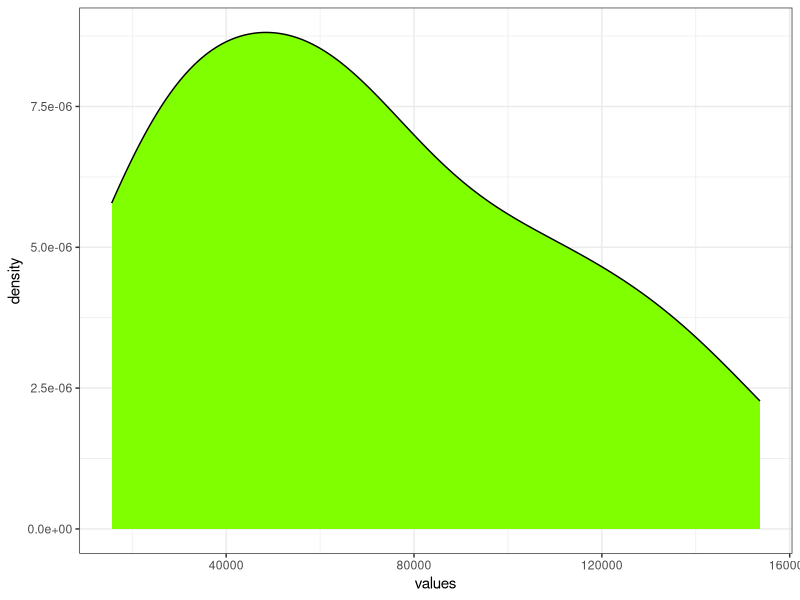
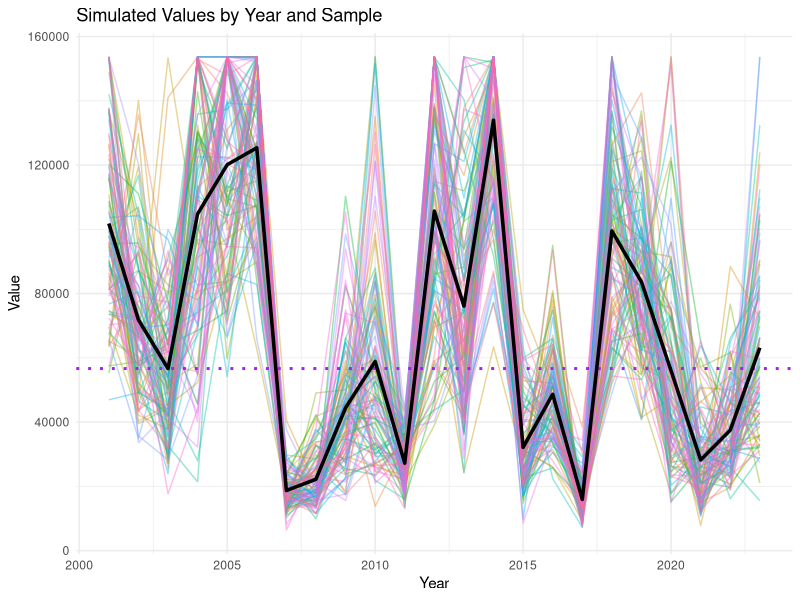
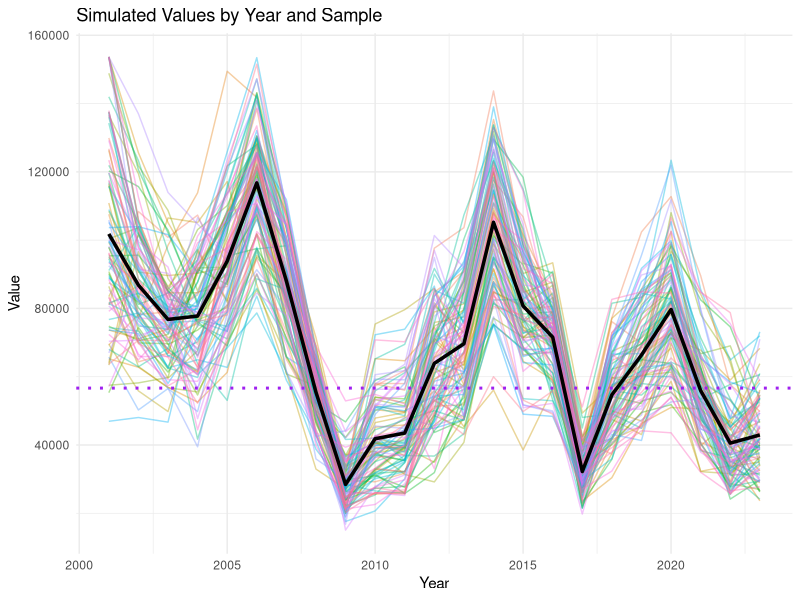

Reproduce these figures in R, in order.
#Based on recsim2_rlnorm
  #Simulating 100 random lognormal values separately for each year
    #e.g., instead of simulating 100 x 23 year time series, draw Y1 x 100 times 
  #Mean for each year based on actual annual DWG landings and simulated annual PSE (could be replaced with actual PSE values)

############################### Set a simulation with a mean at the ACL and pse of 50

#################################### ACL Single Year Average #####################################
library(tidyverse)
library(zoo)
library(slider)
library(dplyr)

## rec acl
rec_acl <- 56668


# Original data
values <- c(97567, 70855, 62834, 119194, 136541, 131796, 18672, 22069, 48081, 59094,
            26609, 110125, 75474, 153669, 32258, 49441, 15619, 101224, 88807, 57491,
            29663, 38848, 68438)

ggplot(data.frame(values), aes(values)) + geom_density(fill='chartreuse') + theme_bw()

# Proportional standard error - separate PSE value for each year
  #SD per year = annual landings * annual PSE

pse <- rnorm(23, 0.4, 0.1) #random here, but can be replaced with known PSE

mean_value <- values
n_repeats <- 100
sd_val <- pse * mean_value

###  Separate simulation of 100 values for each year ###

nyears <- 1:length(values)

annualsim <- lapply(nyears, function(x) {
  location <- log(mean_value[x]^2/sqrt(sd_val[x]^2 + mean_value[x]^2))
  shape <- sqrt(log(1+(sd_val[x]^2/mean_value[x]^2)))
  
  rlnorm(n_repeats, mean = location, sd = shape)
  
})

# simulated_df_acl <- map_dfc(1:23, ~ rlnorm(n_repeats, mean = location, sd = shape)) %>%
#   set_names(paste0("Sample", 1:23))

#Estimating mean/sd for rlnorm
# location <- log(mean_value^2/sqrt(sd_val^2 + mean_value^2))
# shape <- sqrt(log(1+(sd_val^2/mean_value^2)))

#Check simulated distribution
# lnorm_test <- rlnorm(100000, mean=location, sd=shape)
# hist(lnorm_test)
# ggplot(data.frame(lnorm_test), aes(lnorm_test)) + geom_density(fill='chartreuse') + theme_bw()
# mean(lnorm_test)
# sd(lnorm_test)

#Simulate 100 samples per value - lognormal distribution
#set.seed(456)
# simulated_df_acl <- map_dfc(1:n_repeats, ~ rlnorm(length(values), mean = location, sd = shape)) %>%
#   set_names(paste0("Sample", 1:n_repeats))


#Format to match JF simulated_df_acl output to run remaining script

simulated_df_acl <- as.data.frame(do.call(rbind, annualsim))

names(simulated_df_acl) <- paste0('Sample', 1:n_repeats)

# Pivot to long format
simulated_long_acl <- simulated_df_acl %>%
  mutate(ID = row_number()) %>%
  pivot_longer(
    cols = starts_with("Sample"),
    names_to = "Sample",
    values_to = "Value"
  ) %>%
  mutate(
    Sample = str_remove(Sample, "Sample"),
    Value = pmax(Value, 0)#,# recode negative values to 0
    # Value = pmax(Value, 120000) # recode value > 120k to 120k
  )

#Cap - set maximum value; replace simulated values over cap with cap
cap <- max(values)

#Check percent above cap before adjusting
length(simulated_long_acl$Value[simulated_long_acl$Value>cap])/length(simulated_long_acl$Value)

#Replace
simulated_long_acl$Value <- ifelse(simulated_long_acl$Value > cap, cap, simulated_long_acl$Value)


# Count per ID and convert to percentage
percent_above_acl <- simulated_long_acl %>%
  mutate(Value_over = if_else(Value > 56668, 1, 0))

### Percent of values > 56668
Percent_over_1_yr_acl <- sum(percent_above_acl$Value_over/nrow(simulated_long_acl))
Percent_over_1_yr_acl


percent_above_plot_data_acl <- percent_above_acl %>% 
  mutate(Year = ID + 2000)

df_summary_acl <- percent_above_plot_data_acl %>%
  group_by(Year) %>%
  summarise(mean_value = mean(Value, na.rm = TRUE))

p1_acl <- ggplot(percent_above_plot_data_acl , aes(x = Year, y = Value, group = Sample, color = as.factor(Sample))) +
  geom_line(alpha = 0.4) +  # faint lines for clarity
  theme_minimal() +
  labs(
    title = "Simulated Values by Year and Sample",
    x = "Year",
    y = "Value",
    color = "Sample"
  ) +
  theme(legend.position = "none") +
  geom_hline(yintercept = rec_acl, color = "purple", linetype = "dotted", size = 1)
p2_acl <- p1_acl +
  geom_line(
    data = df_summary_acl,
    aes(x = Year, y = mean_value),
    color = "black",
    size = 1.2,
    inherit.aes = FALSE
  )

p2_acl

#ggsave(file="1year_acl_pse_10.png")
#################################### ACL Single Year Average #####################################





#################################### Three year ACL Year Average #####################################


# Proportional standard error
# pse <- 0.3  # 50%
# mean_value <- rec_acl
# n_repeats <- 100
# sd_val <- pse * mean_value * sqrt(length(values))
# 
# #mean/sd for rlnorm
# location <- log(mean_value^2/sqrt(sd_val^2 + mean_value^2))
# shape <- sqrt(log(1+(sd_val^2/mean_value^2)))


# Simulate 100 samples per value
#set.seed(456)
# simulated_df_acl_3yr <- map_dfc(1:n_repeats, ~ rlnorm(length(values), mean = location, sd = shape)) %>%
#   set_names(paste0("Sample", 1:n_repeats))
# 
# # Pivot to long format
# simulated_long_acl_3yr <- simulated_df_acl_3yr %>%
#   mutate(ID = row_number()) %>%
#   pivot_longer(
#     cols = starts_with("Sample"),
#     names_to = "Sample",
#     values_to = "Value"
#   ) %>%
#   mutate(
#     Sample = str_remove(Sample, "Sample"),
#     Value = pmax(Value, 0)
#   )
# 
# 
# #Cap - set maximum value; replace simulated values over cap with cap
# 
# cap <- max(values)
# 
# simulated_long_acl_3yr$Value <- ifelse(simulated_long_acl_3yr$Value > cap, cap, simulated_long_acl_3yr$Value)
# 
# 
# 
# simulated_long_acl_3yr <- simulated_long_acl_3yr %>% 
#   arrange(Sample, ID) %>% 
#   mutate(Year=ID+2000)

#No resample - just use same random numbers generated above

simulated_long_acl_3yr <- simulated_long_acl %>%
  arrange(Sample, ID) %>%
  mutate(Year = ID + 2000)


df_sma <- simulated_long_acl_3yr %>%
  arrange(Sample, Year) %>%      # order by Sample and Year
  group_by(Sample) %>%           # calculate separately for each Sample
  mutate(Rolling3yr_Avg = slide_dbl(Value,
                                    mean,
                                    .before = 2,     # include current year + 2 previous = 3-year window
                                    .complete = FALSE)) %>%
  ungroup()
head(df_sma, 50)
# Check


### 
library(tidyverse)

# Count per ID and convert to percentage
percent_above_acl_3yr <- df_sma %>%
  mutate(Value_over = if_else(Rolling3yr_Avg > 56668, 1, 0))

### Percent of values > 56668
Percent_over_3_yr_acl <- sum(percent_above_acl_3yr$Value_over/nrow(df_sma))
Percent_over_3_yr_acl 


percent_above_plot_data_acl_3yr <- df_sma

df_summary_acl_3yr <- percent_above_plot_data_acl_3yr %>%
  group_by(Year) %>%
  summarise(mean_3yrvalue = mean(Rolling3yr_Avg, na.rm = TRUE))

p1_acl_3yr <- ggplot(percent_above_plot_data_acl_3yr , aes(x = Year, y = Rolling3yr_Avg, group = Sample, color = as.factor(Sample))) +
  geom_line(alpha = 0.4) +  # faint lines for clarity
  theme_minimal() +
  labs(
    title = "Simulated Values by Year and Sample",
    x = "Year",
    y = "Value",
    color = "Sample"
  ) +
  theme(legend.position = "none") +
  geom_hline(yintercept = rec_acl, color = "purple", linetype = "dotted", size = 1)
p2_acl_3yr <- p1_acl_3yr +
  geom_line(
    data = df_summary_acl_3yr,
    aes(x = Year, y = mean_3yrvalue),
    color = "black",
    size = 1.2,
    inherit.aes = FALSE
  )

p2_acl_3yr

#ggsave(file="3year_acl_pse_10.png")



############################### Set a simulation with a mean at the ACL and pse of 50

### Summary Table 

out <- data.frame(Annual_AM=Percent_over_1_yr_acl,
                  Three_Year_AM=Percent_over_3_yr_acl, PSE='annual' )
